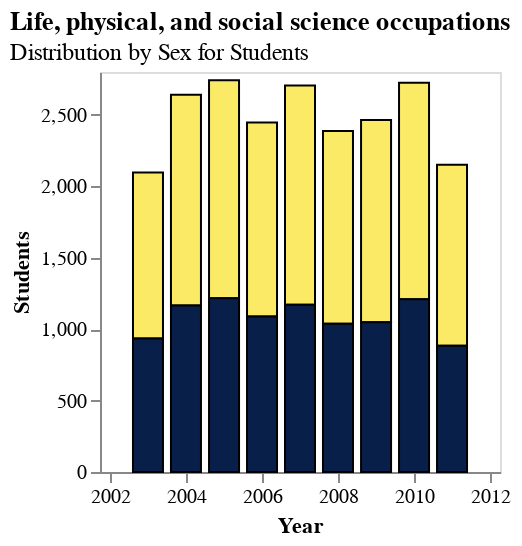

Notebook code cell kept with this figure:
### Code cell
def TimeSeriesBar(data, occupation, people):
    data = data.copy()
    data = data[(data['year'] > 2002) & (data['year'] < 2012)]

    # Ensure the 'year' column is in the correct format (datetime)
    data['year'] = pd.to_datetime(data['year'].astype(str))
    data = data[data['OCCUPATION'] == occupation]

    # Define your custom color scheme
    custom_colors = [
        '#FBEA65',  # for Female
        '#081F49',  # for Male
    ]

    # Create the stacked bar chart with specified color order and no legend
    bar_chart = alt.Chart(data).mark_bar(size=15, stroke='black', strokeWidth=1).encode(
        x=alt.X("year:T",
                axis=alt.Axis(grid=False, title="Year"),
                scale=alt.Scale(domain=[pd.to_datetime('2002-01-01'), pd.to_datetime('2012-01-01')])
        ),
        y=alt.Y('count', stack=True, axis=alt.Axis(grid=False, title=people)),
        color=alt.Color("SEX", 
                        scale=alt.Scale(range=custom_colors),  # Use the custom colors for SEX
                        legend=None  # Remove the legend
        )
    ).properties(
        title={
            "text": f"{occupation}",
            "subtitle": f"Distribution by Sex for {people}",
            "anchor": "start"        # Align title to the left
        },
        width=200,    # Set custom width
        height=200   # Set custom height
    )
    
    return bar_chart





TimeSeriesBar(student_melted, 'Life, physical, and social science occupations', "Students")

### Figure 1 — Vega-Lite specification as saved in the notebook (floating-point values rounded to 4 significant figures)
{"config": {"view": {"continuousWidth": 300, "continuousHeight": 300}}, "data": {"name": "data-60c7483c762ca7a6a720e1ed9a774a35"}, "mark": {"type": "bar", "size": 15, "stroke": "black", "strokeWidth": 1}, "encoding": {"color": {"field": "SEX", "legend": null, "scale": {"range": ["#FBEA65", "#081F49"]}, "type": "nominal"}, "x": {"axis": {"grid": false, "title": "Year"}, "field": "year", "scale": {"domain": ["2002-01-01T00:00:00", "2012-01-01T00:00:00"]}, "type": "temporal"}, "y": {"axis": {"grid": false, "title": "Students"}, "field": "count", "stack": true, "type": "quantitative"}}, "height": 200, "title": {"text": "Life, physical, and social science occupations", "subtitle": "Distribution by Sex for Students", "anchor": "start"}, "width": 200, "$schema": "https://vega.github.io/schema/vega-lite/v5.16.3.json", "datasets": {"data-60c7483c762ca7a6a720e1ed9a774a35": [{"year": "2003-01-01T00:00:00", "OCCUPATION": "Life, physical, and social science occupations", "SEX": "F", "count": 1162}, {"year": "2004-01-01T00:00:00", "OCCUPATION": "Life, physical, and social science occupations", "SEX": "F", "count": 1476}, {"year": "2005-01-01T00:00:00", "OCCUPATION": "Life, physical, and social science occupations", "SEX": "F", "count": 1526}, {"year": "2006-01-01T00:00:00", "OCCUPATION": "Life, physical, and social science occupations", "SEX": "F", "count": 1358}, {"year": "2007-01-01T00:00:00", "OCCUPATION": "Life, physical, and social science occupations", "SEX": "F", "count": 1534}, {"year": "2008-01-01T00:00:00", "OCCUPATION": "Life, physical, and social science occupations", "SEX": "F", "count": 1349}, {"year": "2009-01-01T00:00:00", "OCCUPATION": "Life, physical, and social science occupations", "SEX": "F", "count": 1415}, {"year": "2010-01-01T00:00:00", "OCCUPATION": "Life, physical, and social science occupations", "SEX": "F", "count": 1515}, {"year": "2011-01-01T00:00:00", "OCCUPATION": "Life, physical, and social science occupations", "SEX": "F", "count": 1268}, {"year": "2003-01-01T00:00:00", "OCCUPATION": "Life, physical, and social science occupations", "SEX": "M", "count": 935}, {"year": "2004-01-01T00:00:00", "OCCUPATION": "Life, physical, and social science occupations", "SEX": "M", "count": 1165}, {"year": "2005-01-01T00:00:00", "OCCUPATION": "Life, physical, and social science occupations", "SEX": "M", "count": 1216}, {"year": "2006-01-01T00:00:00", "OCCUPATION": "Life, physical, and social science occupations", "SEX": "M", "count": 1088}, {"year": "2007-01-01T00:00:00", "OCCUPATION": "Life, physical, and social science occupations", "SEX": "M", "count": 1171}, {"year": "2008-01-01T00:00:00", "OCCUPATION": "Life, physical, and social science occupations", "SEX": "M", "count": 1038}, {"year": "2009-01-01T00:00:00", "OCCUPATION": "Life, physical, and social science occupations", "SEX": "M", "count": 1049}, {"year": "2010-01-01T00:00:00", "OCCUPATION": "Life, physical, and social science occupations", "SEX": "M", "count": 1210}, {"year": "2011-01-01T00:00:00", "OCCUPATION": "Life, physical, and social science occupations", "SEX": "M", "count": 883}]}}
